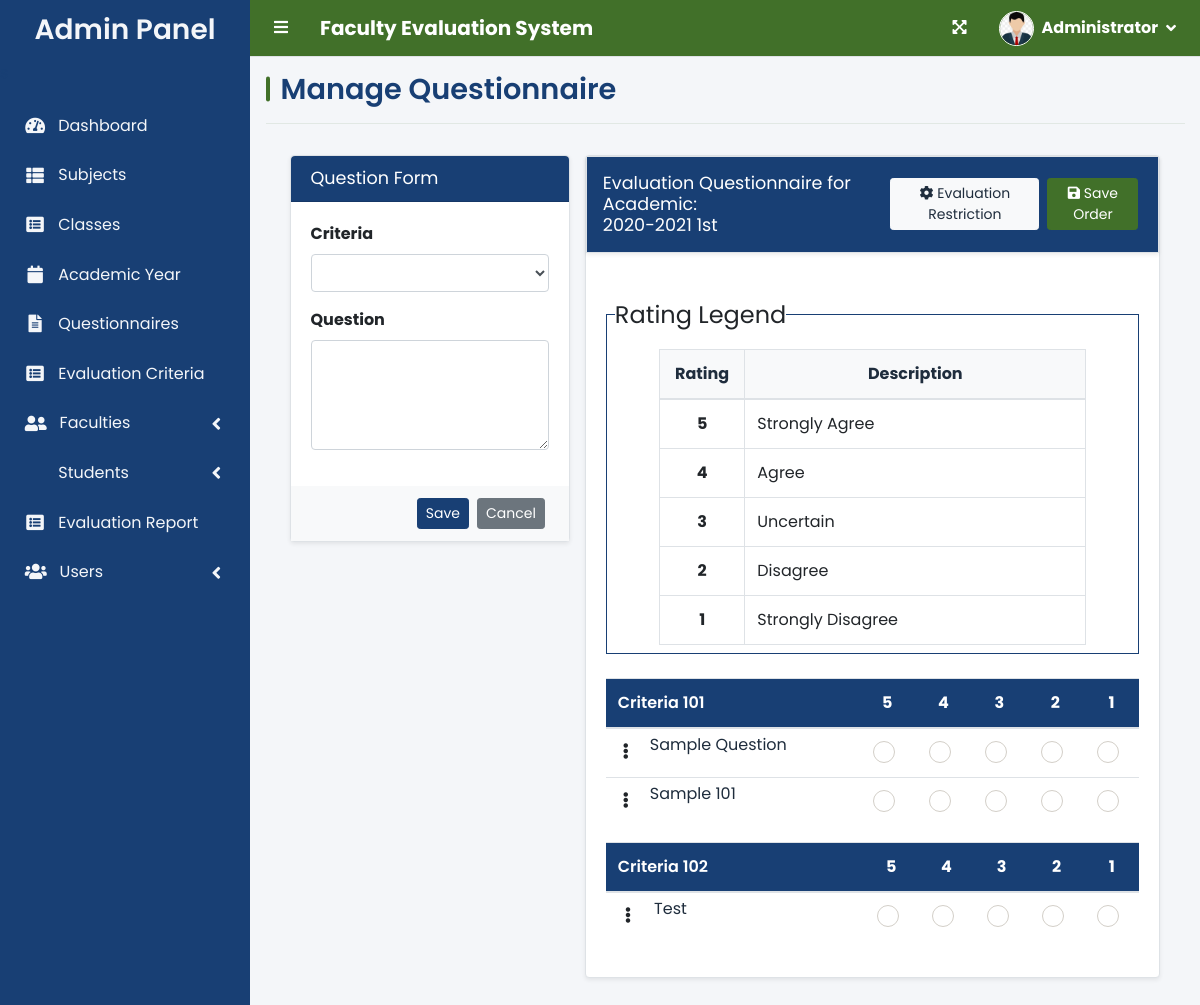
/index.php?page=manage_questionnaire&id=3 (signed in), run on an earlier commit of the app's database.
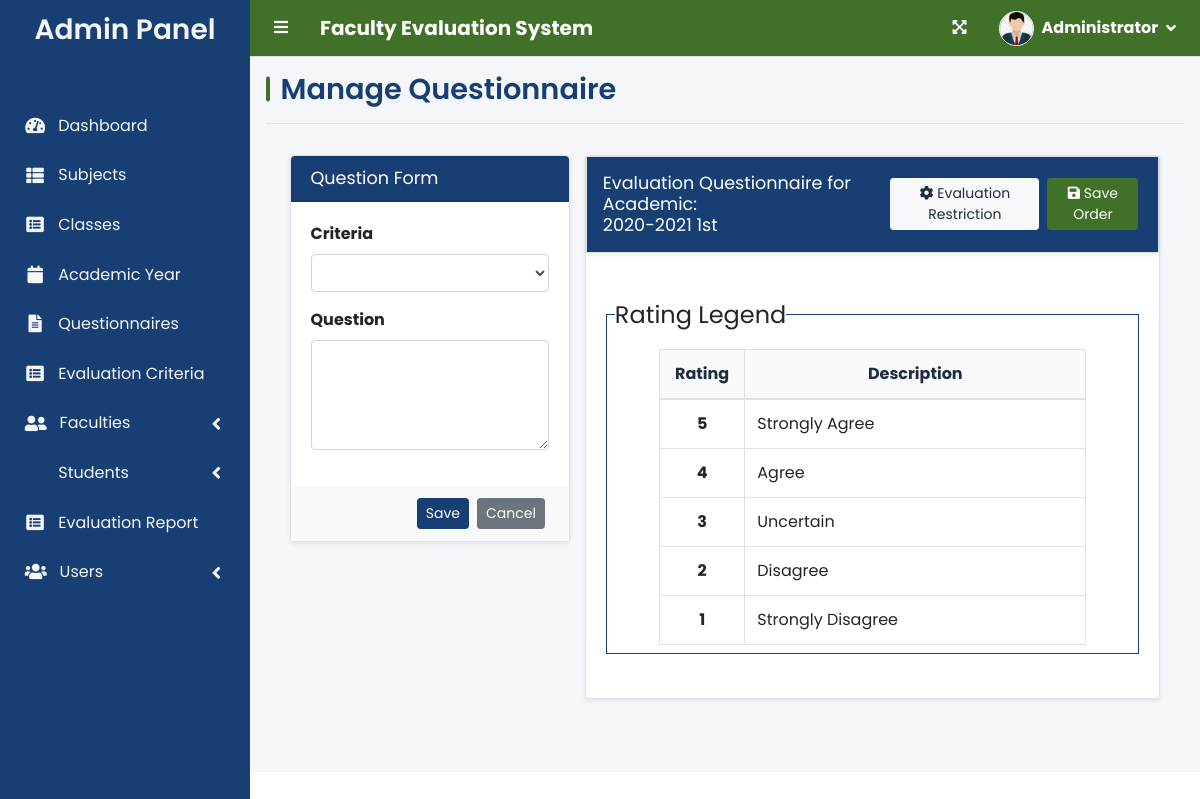
And on a later commit of the database.
### tables this page shows
CREATE TABLE `criteria_list` (
  `id` int(30) NOT NULL,
  `criteria` text NOT NULL,
  `order_by` int(30) NOT NULL,
  `type` enum('checklist','textfield') NOT NULL DEFAULT 'checklist'
);

CREATE TABLE `question_list` (
  `id` int(30) NOT NULL,
  `academic_id` int(30) NOT NULL,
  `question` text NOT NULL,
  `order_by` int(30) NOT NULL,
  `criteria_id` int(30) NOT NULL,
  `type` enum('checklist','textfield') NOT NULL DEFAULT 'checklist'
);

### admin/manage_questionnaire.php (the view, shortened to what the changed rows need)
<?php
include 'db_connect.php';
?>
<div class="container-fluid px-4">
	<div class="row">
		<div class="col-md-8">
			<div class="card shadow-sm border">
				<div class="card-body">
					<fieldset class="border border-info p-2 w-100 mb-4">
						<div class="row justify-content-center">
							<div class="col-md-10">
								<div class="table-responsive">
									<table class="table table-bordered mb-0">
										<thead class="bg-light">
											<tr class="text-center">
												<th width="20%">Rating</th>
												<th width="80%">Description</th>
											</tr>
										</thead>
									</table>
								</div>
							</div>
						</div>
					</fieldset>
					<form id="order-question">
						<?php
						$criteria = $conn->query("SELECT * FROM criteria_list order by abs(order_by) asc ");
						while ($crow = $criteria->fetch_assoc()):
							?>
							<table class="table table-condensed mt-3">
								<thead>
									<tr class="bg-primary text-white">
										<th colspan="2"><b><?php echo $crow['criteria'] ?></b></th>
										<th class="text-center">5</th>
										<th class="text-center">4</th>
										<th class="text-center">3</th>
										<th class="text-center">2</th>
										<th class="text-center">1</th>
									</tr>
								</thead>
								<tbody class="tr-sortable">
									<?php
									$questions = $conn->query("SELECT * FROM question_list where criteria_id = {$crow['id']} and academic_id = $id order by abs(order_by) asc ");
									while ($row = $questions->fetch_assoc()):
										?>
										<tr class="bg-white">
											<td class="p-1 text-center" width="5px">
												<span class="btn-group drop right">
													<span type="button" class="btn" data-toggle="dropdown" aria-haspopup="true"
														aria-expanded="false">
														<i class="fa fa-ellipsis-v"></i>
													</span>
												</span>
											</td>
											<td class="p-1" width="40%">
												<?php echo $row['question'] ?>
											</td>
											<?php if($row['type'] == 'checklist'): ?>
												<?php for ($c = 0; $c < 5; $c++): ?>
													<td class="text-center">
														<div class="icheck-success d-inline">
															<label for="qradio<?php echo $row['id'] . '_' . $c ?>">
															</label>
														</div>
													</td>
												<?php endfor; ?>
											<?php else: ?>
												<td colspan="5">
													<textarea name="qid[<?php echo $row['id'] ?>]" class="form-control" rows="2" required></textarea>
												</td>
											<?php endif; ?>
										</tr>
									<?php endwhile; ?>
								</tbody>
							</table>
						<?php endwhile; ?>
					</form>
				</div>
			</div>
		</div>
	</div>
</div>

What changed in the data, as far as the page shows it:
removed criteria_list: criteria "Criteria 101"
removed question_list: question "Sample Question", type "checklist" (drawn), shown under "Criteria 101"
removed question_list: question "Sample 101", type "checklist" (drawn), shown under "Criteria 101"
removed criteria_list: criteria "Criteria 102"
removed question_list: question "Test", type "checklist" (drawn), shown under "Criteria 102"
